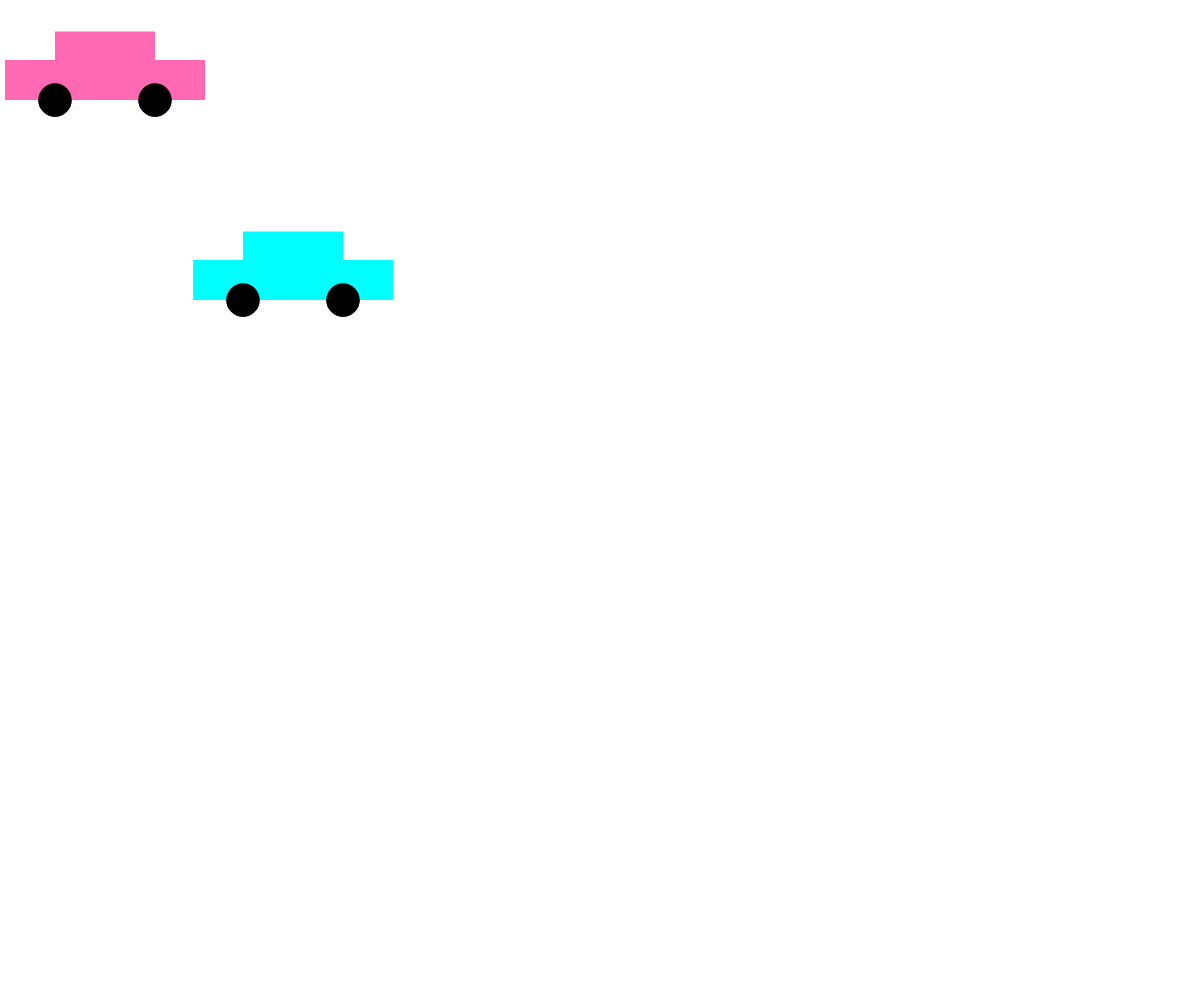
Frame 1 (no input)
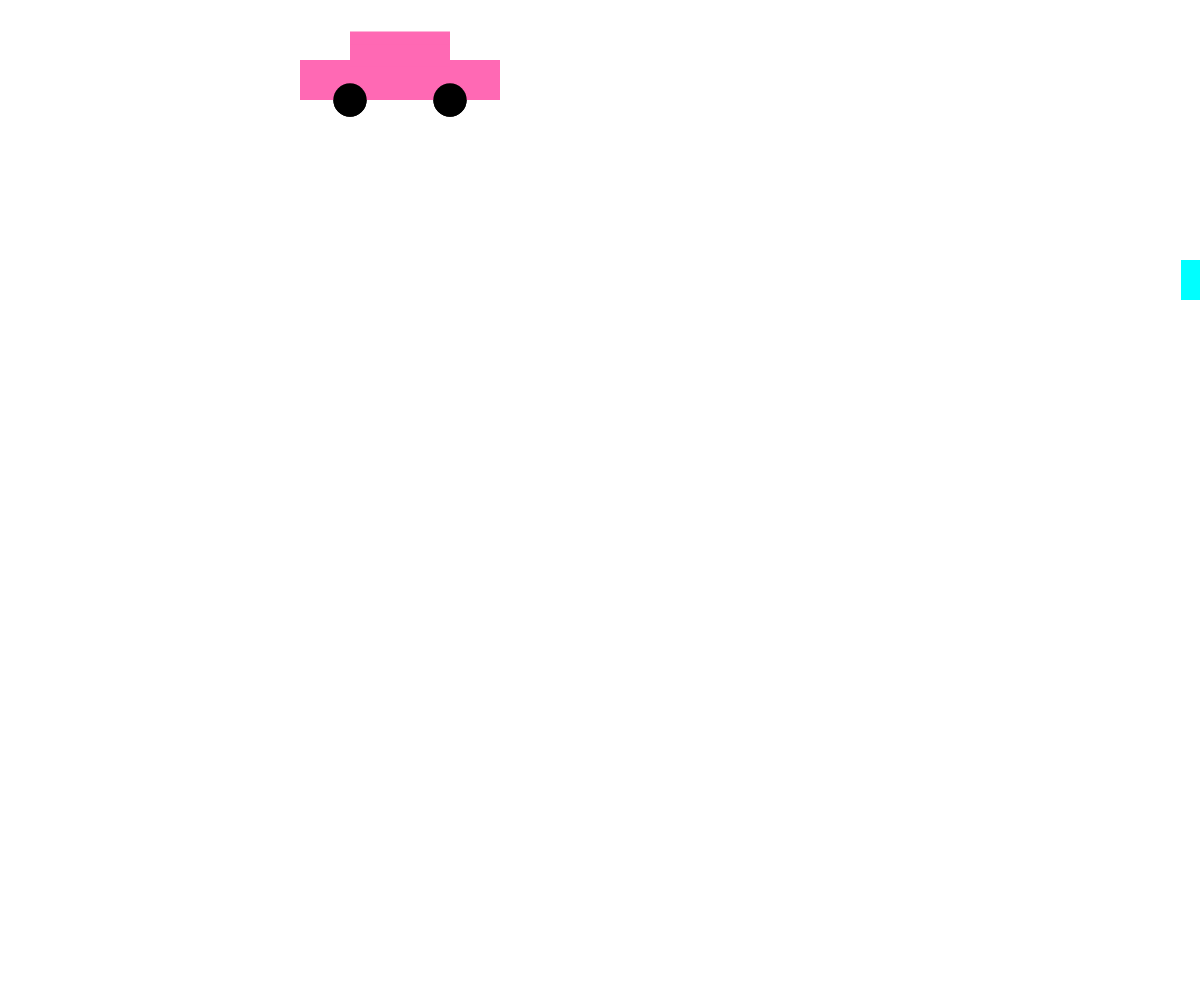
Frame 60 (no input)
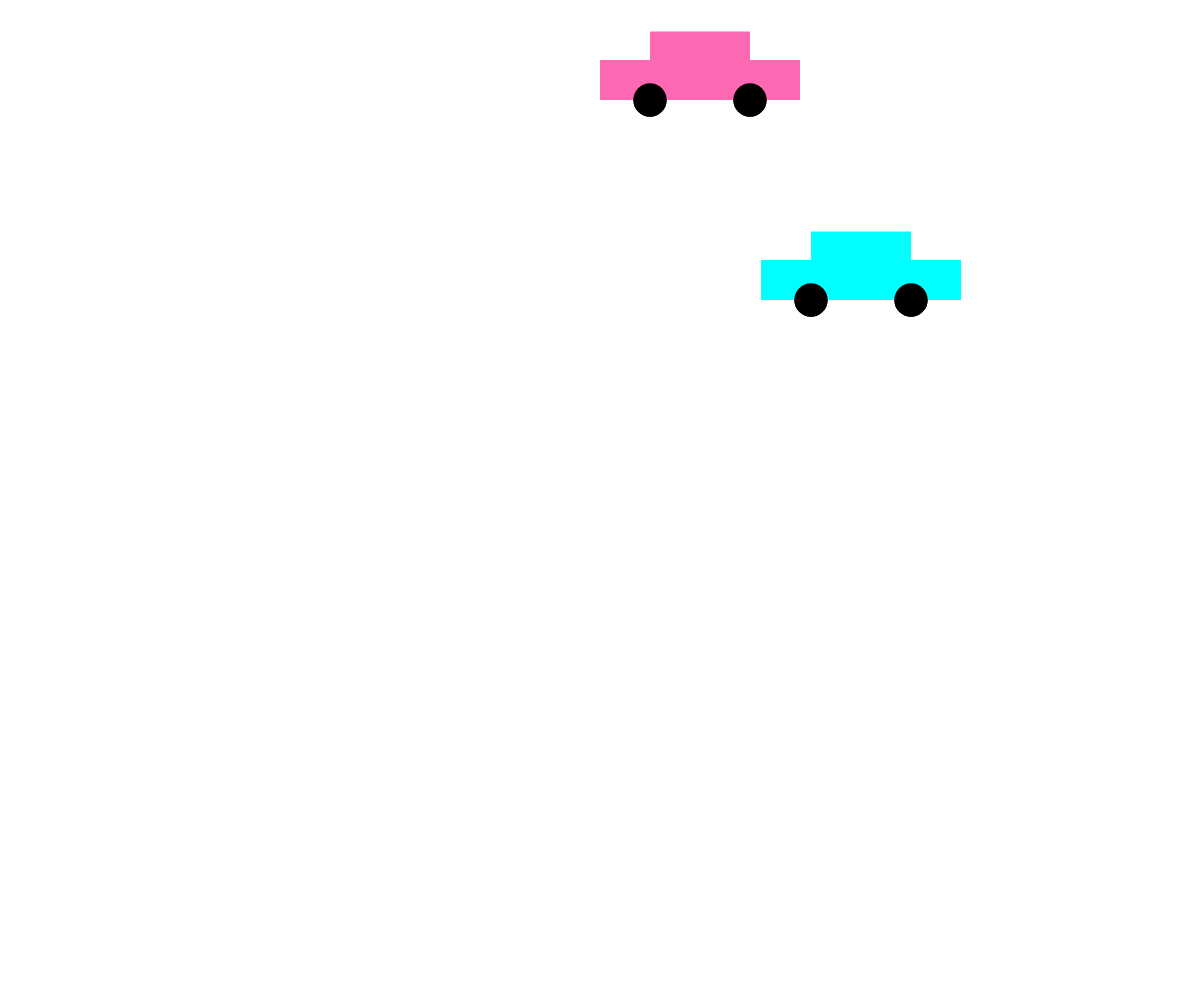
Frame 120 (the mouse pressed at the canvas centre since frame 60)

The p5.js sketch that drew these frames (run headless with seeded random() and noise() and a simulated clock; from frame 60 on, the mouse is pressed at the canvas centre):

// p5.js sketch
// ── sketch.js
const canvasWidth = window.innerWidth;
const canvasHeight = window.innerHeight; 

// feel free to change these values as you like!
const c1 = {
    x: 100,
    y: 100,
    width: 200,
    speed: 5,
    color: 'hotpink'
};

const c2 = {
    x: 300,
    y: 300,
    width: 200,
    speed: -7,
    color: 'cyan'
};


// required to set up the canvas:
function setup() {
    createCanvas(canvasWidth, canvasHeight);
}


// animation loop:
function draw() {
    // clear the canvas:
    clear();

    // move the car:
    c1.x += c1.speed;
    c2.x += c2.speed;

    //checkif it gets to the end
    if (c1.x > canvasWidth + 300) {
        c1.x = -300;
    }

    if (c2.x < 0) {
        c2.x = canvasWidth + 200;
    }

    //c1.width += .3;

    // redraw the car:
    drawCar(c1.x, c1.y, c1.width, c1.color);
    drawCar(c2.x, c2.y, c2.width, c2.color);
    
    // clear the canvas:

    // move the car:

    //checkif it gets to the end
    }
    //c1.width += .3;

    // redraw the car:
    // draw the grid (optional -- feel free to remove this line):
    //drawGrid(canvasWidth, canvasHeight);




// this function's job is to draw a car based on the 
// parameters the user passes in (x, y, size, fillColor, and wheelColor)
function drawCar(x, y, size, fillColor, wheelColor='black') {
    strokeWeight(0);
    
    // body
    fill(fillColor);
    rect(x - size/4, y - (size/5 + size/7), size / 2, size/7); // top
    rect(x - size/2, y - size/5, size, size/5); // bottom

    // wheels:
    fill(wheelColor);
    circle(x - size / 4, y, size / 6);
    circle(x + size / 4, y, size / 6);

    // body
    fill(fillColor);
    rect(x - size/4, y - (size/6 + size/9), size / 2, size/9); // top
    rect(x - size/2, y - size/6, size, size/6); // bottom

    // wheels:
    fill(wheelColor);
    circle(x - size / 4, y, size / 6);
    circle(x + size / 4, y, size / 6);
}


/* function drawCar(x, y, size, fillColor, wheelColor='blue') {
    strokeWeight(0);
    
    // body
    fill(fillColor);
    rect(x - size/4, y - (size/6 + size/9), size / 2, size/9); // top
    rect(x - size/2, y - size/6, size, size/6); // bottom

    // wheels:
    fill(wheelColor);
    circle(x - size / 4, y, size / 6);
    circle(x + size / 4, y, size / 6);
}*/
